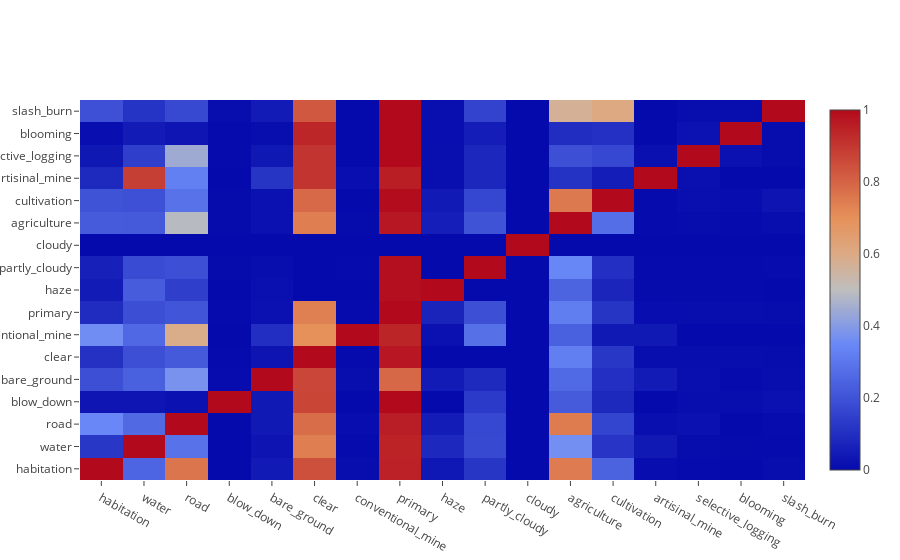

The code cell stored with this chart in its notebook:
### Code cell
# Co-occurence Matrix
com = np.zeros([len(counts)]*2)
for i, l in enumerate(list(counts.keys())):
    for i2, l2 in enumerate(list(counts.keys())):
        c = 0
        cy = 0
        for row in labels.values:
            if l in row:
                c += 1
                if l2 in row: cy += 1
        com[i, i2] = cy / c

data=[go.Heatmap(z=com, x=list(counts.keys()), y=list(counts.keys()))]
layout=go.Layout(height=800, width=800, title='Co-occurence matrix of training labels')
fig=dict(data=data, layout=layout)
py.iplot(data, filename='train-com')

### Figure 1 — Plotly figure (JSON) as saved in the notebook; plotly's stock layout.template omitted (floating-point values rounded to 4 significant figures; data arrays with more than 128 entries replaced by an {"elided": "..."} marker saying what was removed)
{"data": [{"type": "heatmap", "x": ["habitation", "water", "road", "blow_down", "bare_ground", "clear", "conventional_mine", "primary", "haze", "partly_cloudy", "cloudy", "agriculture", "cultivation", "artisinal_mine", "selective_logging", "blooming", "slash_burn"], "y": ["habitation", "water", "road", "blow_down", "bare_ground", "clear", "conventional_mine", "primary", "haze", "partly_cloudy", "cloudy", "agriculture", "cultivation", "artisinal_mine", "selective_logging", "blooming", "slash_burn"], "z": {"elided": "17x17 float values"}}], "layout": {}}
